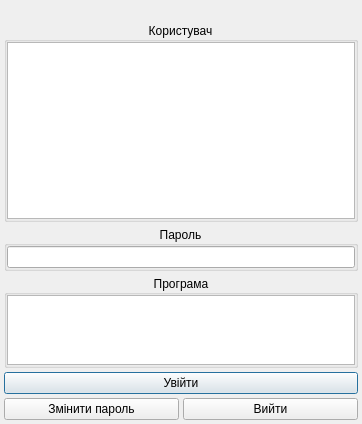
<?xml version="1.0" encoding="UTF-8"?>
<ui version="4.0">
 <class>UDialogRegisterUser</class>
 <widget class="QDialog" name="UDialogRegisterUser">
  <property name="geometry">
   <rect>
    <x>0</x>
    <y>0</y>
    <width>362</width>
    <height>424</height>
   </rect>
  </property>
  <property name="windowTitle">
   <string>Реєстрація в ПК &quot;Автопарк Менеджер&quot;</string>
  </property>
  <property name="windowIcon">
   <iconset resource="../images/UAutoParkImg.qrc">
    <normaloff>:/Program/small/bus-32x32.png</normaloff>:/Program/small/bus-32x32.png</iconset>
  </property>
  <layout class="QVBoxLayout" name="verticalLayout_4">
   <property name="spacing">
    <number>4</number>
   </property>
   <property name="margin">
    <number>4</number>
   </property>
   <item>
    <widget class="QLabel" name="label_versionInfo"/>
   </item>
   <item>
    <widget class="QGroupBox" name="groupBox_user">
     <property name="sizePolicy">
      <sizepolicy hsizetype="Preferred" vsizetype="Expanding">
       <horstretch>0</horstretch>
       <verstretch>10</verstretch>
      </sizepolicy>
     </property>
     <property name="title">
      <string>Користувач</string>
     </property>
     <property name="alignment">
      <set>Qt::AlignCenter</set>
     </property>
     <property name="flat">
      <bool>true</bool>
     </property>
     <layout class="QVBoxLayout" name="verticalLayout_2">
      <property name="spacing">
       <number>0</number>
      </property>
      <property name="margin">
       <number>0</number>
      </property>
      <item>
       <widget class="QListWidget" name="listWidget_users"/>
      </item>
     </layout>
    </widget>
   </item>
   <item>
    <widget class="QGroupBox" name="groupBox_2">
     <property name="title">
      <string>Пароль</string>
     </property>
     <property name="alignment">
      <set>Qt::AlignCenter</set>
     </property>
     <property name="flat">
      <bool>true</bool>
     </property>
     <layout class="QVBoxLayout" name="verticalLayout">
      <property name="spacing">
       <number>0</number>
      </property>
      <property name="margin">
       <number>0</number>
      </property>
      <item>
       <widget class="QLineEdit" name="lineEdit_password">
        <property name="echoMode">
         <enum>QLineEdit::Password</enum>
        </property>
       </widget>
      </item>
     </layout>
    </widget>
   </item>
   <item>
    <widget class="QGroupBox" name="groupBox_program">
     <property name="sizePolicy">
      <sizepolicy hsizetype="Preferred" vsizetype="Maximum">
       <horstretch>0</horstretch>
       <verstretch>1</verstretch>
      </sizepolicy>
     </property>
     <property name="title">
      <string>Програма</string>
     </property>
     <property name="alignment">
      <set>Qt::AlignCenter</set>
     </property>
     <property name="flat">
      <bool>true</bool>
     </property>
     <layout class="QVBoxLayout" name="verticalLayout_3">
      <property name="spacing">
       <number>0</number>
      </property>
      <property name="margin">
       <number>0</number>
      </property>
      <item>
       <widget class="QListWidget" name="listWidget_subprogs">
        <property name="sizePolicy">
         <sizepolicy hsizetype="Expanding" vsizetype="Preferred">
          <horstretch>0</horstretch>
          <verstretch>0</verstretch>
         </sizepolicy>
        </property>
       </widget>
      </item>
     </layout>
    </widget>
   </item>
   <item>
    <widget class="QPushButton" name="pushButton_enter">
     <property name="sizePolicy">
      <sizepolicy hsizetype="Preferred" vsizetype="Fixed">
       <horstretch>0</horstretch>
       <verstretch>0</verstretch>
      </sizepolicy>
     </property>
     <property name="focusPolicy">
      <enum>Qt::StrongFocus</enum>
     </property>
     <property name="text">
      <string>Увійти</string>
     </property>
     <property name="icon">
      <iconset resource="../images/UAutoParkImg.qrc">
       <normaloff>:/icontexto_webdev_pack/icontexto_webdev_pack/icontexto-webdev-ok-032x032.png</normaloff>:/icontexto_webdev_pack/icontexto_webdev_pack/icontexto-webdev-ok-032x032.png</iconset>
     </property>
    </widget>
   </item>
   <item>
    <layout class="QHBoxLayout" name="horizontalLayout">
     <item>
      <widget class="QPushButton" name="pushButton_changePassword">
       <property name="sizePolicy">
        <sizepolicy hsizetype="Preferred" vsizetype="Fixed">
         <horstretch>0</horstretch>
         <verstretch>0</verstretch>
        </sizepolicy>
       </property>
       <property name="text">
        <string>Змінити пароль</string>
       </property>
       <property name="icon">
        <iconset resource="../images/UAutoParkImg.qrc">
         <normaloff>:/icontexto_webdev_pack/icontexto_webdev_pack/icontexto-webdev-search-032x032.png</normaloff>:/icontexto_webdev_pack/icontexto_webdev_pack/icontexto-webdev-search-032x032.png</iconset>
       </property>
      </widget>
     </item>
     <item>
      <widget class="QPushButton" name="pushButton_close">
       <property name="sizePolicy">
        <sizepolicy hsizetype="Preferred" vsizetype="Fixed">
         <horstretch>0</horstretch>
         <verstretch>0</verstretch>
        </sizepolicy>
       </property>
       <property name="text">
        <string>Вийти</string>
       </property>
       <property name="icon">
        <iconset resource="../images/UAutoParkImg.qrc">
         <normaloff>:/icontexto_webdev_pack/icontexto_webdev_pack/icontexto-webdev-cancel-032x032.png</normaloff>:/icontexto_webdev_pack/icontexto_webdev_pack/icontexto-webdev-cancel-032x032.png</iconset>
       </property>
      </widget>
     </item>
    </layout>
   </item>
  </layout>
 </widget>
 <tabstops>
  <tabstop>listWidget_users</tabstop>
  <tabstop>lineEdit_password</tabstop>
  <tabstop>listWidget_subprogs</tabstop>
  <tabstop>pushButton_enter</tabstop>
  <tabstop>pushButton_changePassword</tabstop>
 </tabstops>
 <resources>
  <include location="../images/UAutoParkImg.qrc"/>
 </resources>
 <connections/>
</ui>
